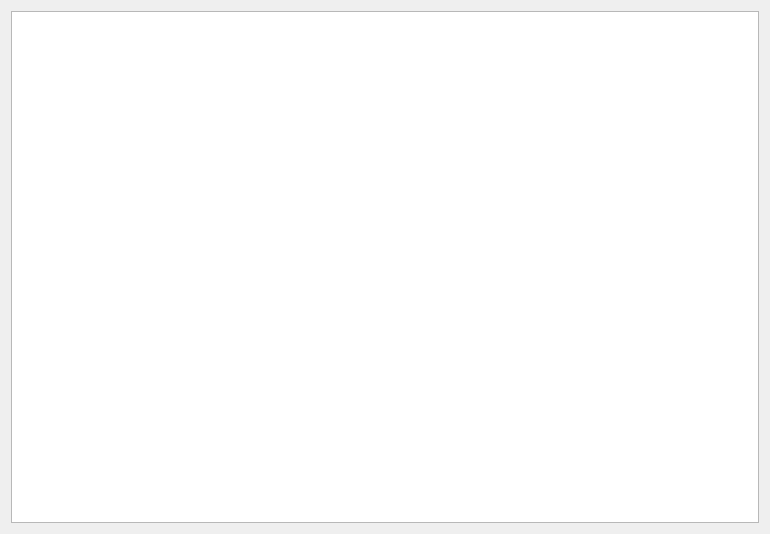
<?xml version="1.0" encoding="UTF-8"?>
<ui version="4.0">
 <class>helpBrowser</class>
 <widget class="QDialog" name="helpBrowser">
  <property name="geometry">
   <rect>
    <x>0</x>
    <y>0</y>
    <width>770</width>
    <height>534</height>
   </rect>
  </property>
  <property name="font">
   <font>
    <family>Times New Roman</family>
    <pointsize>14</pointsize>
   </font>
  </property>
  <property name="windowTitle">
   <string>МОСТ - Справка</string>
  </property>
  <layout class="QGridLayout" name="gridLayout">
   <item row="0" column="0">
    <widget class="QTextBrowser" name="textBrowser"/>
   </item>
  </layout>
 </widget>
 <resources>
  <include location="data.qrc"/>
 </resources>
 <connections/>
</ui>
